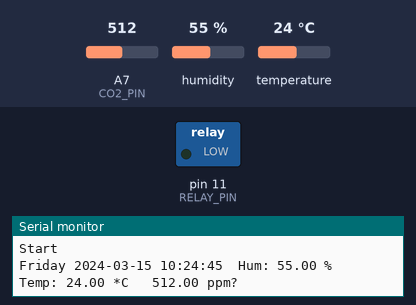
The sketch below on a simulated Arduino Nano, built with avr-gcc and run on an emulated ATmega328P. On the bench: switched loads named in the sketch (green lamp = pin HIGH), the last lines printed to the serial monitor. Inputs (shaded band) come from the test bench; at power-on: temperature 24 °C, A7 (CO2_PIN) = 512, humidity 55 %. The local clock reads 2024-03-15 10:24:30 at power-on unless the sketch sets it.

Above: at 23.7 s.
23.8 s: temperature set to 25.9 °C
At 31.5 s:
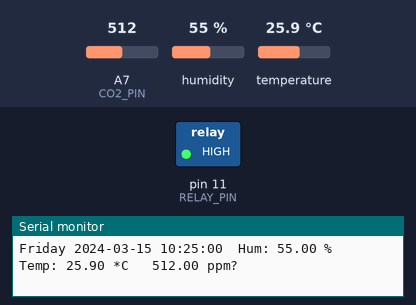
46.3 s: temperature set to 12 °C
At 61.4 s:
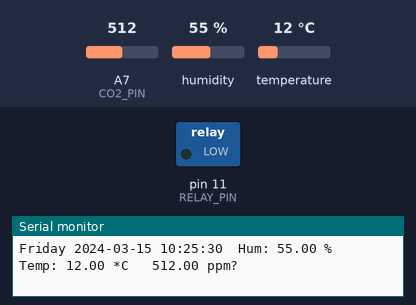
Timing chart, 0 to 62.9 s (numbered marks = the images above; inputs shaded):
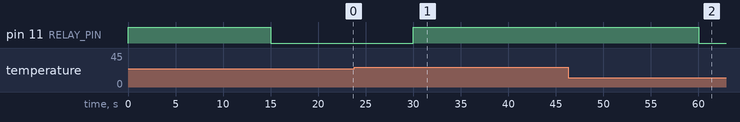

Measured:
- the behaviour switches between 25 and 25.1 °C on temperature (found by bisection; images 0 and 1)
- after the input at 23.8 s, pin 11 (RELAY_PIN): LOW → HIGH after 6.2 s
- after the input at 46.3 s, pin 11 (RELAY_PIN): HIGH → LOW after 13.8 s

The sketch:

project-room-climate-monitor.ino
```cpp
//#include "EEPROM.h"

// DS1302
#include <DS1302.h> // https://github.com/msparks/arduino-ds1302 (работает только на 3.3В)
// DHT22
#include <Adafruit_Sensor.h>
#include <DHT.h>


#define DHT_PIN 12 // номер пина, к которому подсоединен датчик
#define RTC_RST_PIN 4 // часы реального времени
#define RTC_DATA_PIN 3
#define RTC_CLK_PIN 2
#define CO2_PIN A7 // датчик CO2
// реле
#define RELAY_PIN 11
#define RELAY_TURN_ON LOW
#define RELAY_TUNRN_OFF HIGH

// Инициализация
DHT dht(DHT_PIN, DHT22);
DS1302 rtc(RTC_RST_PIN, RTC_DATA_PIN, RTC_CLK_PIN); // RST (CE, Chip Enable) pin, DATA (I/O, Input/Output) pin, CLK (SCLK, Serial Clock) pin


void setup() {
  dht.begin(); // temp&hum
  pinMode(CO2_PIN, INPUT); // co2
  // relay
  pinMode(RELAY_PIN, OUTPUT);
  digitalWrite(RELAY_PIN, HIGH);

  // log
  logSetup();
  log("Start");
}

void loop() {
  delay(15000); // Задержка между измерениями

  // rtc
  String date = getCurrentTime();

  // temp&hum
  String tempAndHum;
  float h = dht.readHumidity(); // Влажность
  float t = dht.readTemperature(); // Температура
  if (isnan(h) || isnan(t)) { tempAndHum = "Can't read sensor data"; }
  else { tempAndHum = "Hum: " + String(h) + " %\t" + "Temp: " + String(t) + " *C "; }

  float co2 = analogRead(CO2_PIN); // co2

  // relay
  bool relayStatus = !digitalRead(RELAY_PIN);
  if (!relayStatus and (t < 25)) // if (!relayStatus and (h < 40))
  {
    digitalWrite(RELAY_PIN, RELAY_TURN_ON);
    digitalWrite(13, HIGH);
  }
  else if (relayStatus and (t > 25)) // if (relayStatus and (h > 60))
  {
    digitalWrite(RELAY_PIN, RELAY_TUNRN_OFF);
    digitalWrite(13, LOW);
  }

  Serial.println(date + "\t" + tempAndHum + "\t" + String(co2) + " ppm?" + "\t");
}

String getCurrentTime()
{
  Time t = rtc.time();

  // Name the day of the week.
  const String day = dayAsString(t.day);
  // Format the time and date and insert into the temporary buffer.
  char buf[50];
  snprintf(buf, sizeof(buf), "%s %04d-%02d-%02d %02d:%02d:%02d",
           day.c_str(),
           t.yr, t.mon, t.date,
           t.hr, t.min, t.sec);

  // Print the formatted string to serial so we can see the time.
  return buf;
}

String dayAsString(const Time::Day day) {
  switch (day) {
    case Time::kSunday: return "Sunday";
    case Time::kMonday: return "Monday";
    case Time::kTuesday: return "Tuesday";
    case Time::kWednesday: return "Wednesday";
    case Time::kThursday: return "Thursday";
    case Time::kFriday: return "Friday";
    case Time::kSaturday: return "Saturday";
  }
  return "(unknown day)";
}

void logSetup() { Serial.begin(9600); }
void log(String message) { Serial.println(message); }
```
